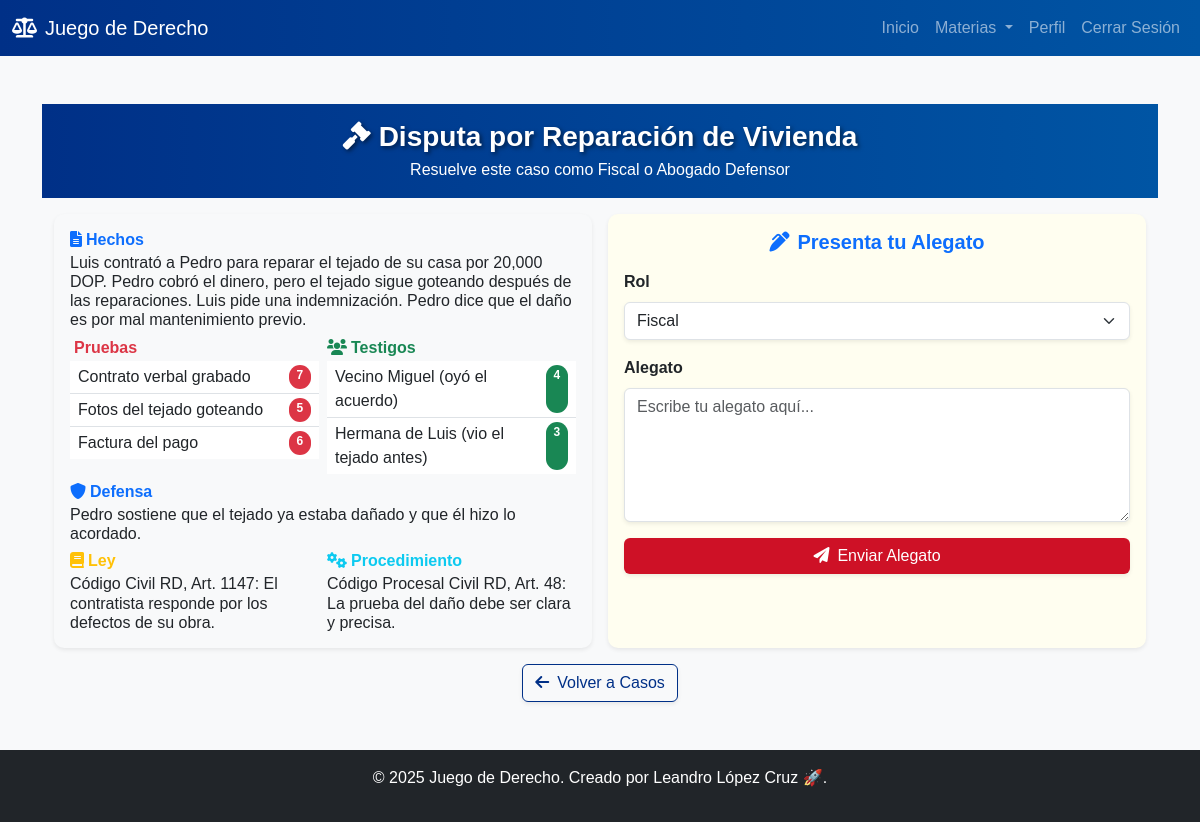
The page /caso/casos_civil/2 (signed in) on the database its author committed.
### tables this page shows
CREATE TABLE casos_civil (
            id INTEGER PRIMARY KEY,
            titulo TEXT,
            hechos TEXT,
            pruebas TEXT,
            testigos TEXT,
            defensa TEXT,
            ley TEXT,
            procedimiento TEXT,
            condiciones_ganadoras TEXT
        , dificultad INTEGER DEFAULT 0);

### derecho2.py (the view)
    def wrap(*args, **kwargs):
        if 'user_id' not in session:
            flash("Por favor, inicia sesión primero.")
            return redirect(url_for('login'))
        return f(*args, **kwargs)

### derecho2.py (called while the page is built)
def login_required(f):
    def wrap(*args, **kwargs):
        if 'user_id' not in session:
            flash("Por favor, inicia sesión primero.")
            return redirect(url_for('login'))
        return f(*args, **kwargs)
    wrap.__name__ = f.__name__
    return wrap

### templates/casos.html (shortened to what this page needs)
{% extends "base.html" %}
{% block content %}
<header class="py-3 text-white text-center" style="background: linear-gradient(90deg, #003087, #0055a4);">
    <div class="container">
        <h1 class="fw-bold fs-3 mb-1" style="text-shadow: 2px 2px 4px rgba(0,0,0,0.5);">
            <i class="fas fa-gavel me-2"></i>{{ caso.titulo }}
        </h1>
        <p class="fs-6 mb-0">Resuelve este caso como Fiscal o Abogado Defensor</p>
    </div>
</header>
<div class="container my-3">
    <div class="row g-3">
        <div class="col-md-6">
            <div class="card shadow-sm border-0 h-100" style="background: #f8f9fa;">
                <div class="card-body p-3">
                    <div class="row g-2">
                        <div class="col-12">
                            <h5 class="text-primary fw-bold mb-1 fs-6">
                                <i class="fas fa-file-alt me-1"></i>Hechos
                            </h5>
                            <p class="text-dark mb-0 fs-6" style="line-height: 1.2;">{{ caso.hechos }}</p>
                        </div>
                        <div class="col-6">
                            <h5 class="text-danger fw-bold mb-1 fs-6">
                                Pruebas
                            </h5>
                            <ul class="list-group list-group-flush fs-6">
                                {% for prueba, peso in caso.pruebas.items() %}
                                <li class="list-group-item p-1 d-flex justify-content-between">
                                    <span>{{ prueba }}</span>
                                    <span class="badge bg-danger rounded-pill">{{ peso }}</span>
                                </li>
                                {% endfor %}
                            </ul>
                        </div>
                        <div class="col-6">
                            <h5 class="text-success fw-bold mb-1 fs-6">
                                <i class="fas fa-users me-1"></i>Testigos
                            </h5>
                            <ul class="list-group list-group-flush fs-6">
                                {% for testigo, peso in caso.testigos.items() %}
                                <li class="list-group-item p-1 d-flex justify-content-between">
                                    <span>{{ testigo }}</span>
                                    <span class="badge bg-success rounded-pill">{{ peso }}</span>
                                </li>
                                {% endfor %}
                            </ul>
                        </div>
                        <div class="col-12">
                            <h5 class="text-primary fw-bold mb-1 fs-6">
                                <i class="fas fa-shield-alt me-1"></i>Defensa
                            </h5>
                            <p class="text-dark mb-0 fs-6" style="line-height: 1.2;">{{ caso.defensa }}</p>
                        </div>
                        <div class="col-6">
                            <h5 class="text-warning fw-bold mb-1 fs-6">
                                <i class="fas fa-book me-1"></i>Ley
                            </h5>
                            <p class="text-dark mb-0 fs-6" style="line-height: 1.2;">{{ caso.ley }}</p>
                        </div>
                        <div class="col-6">
                            <h5 class="text-info fw-bold mb-1 fs-6">
                                <i class="fas fa-cogs me-1"></i>Procedimiento
                            </h5>
                            <p class="text-dark mb-0 fs-6" style="line-height: 1.2;">{{ caso.procedimiento }}</p>
                        </div>
                    </div>
                </div>
            </div>
        </div>
        <div class="col-md-6">
            <div class="card shadow-sm border-0 h-100">
                <div class="card-body p-3">
                    {% if resultado %}
                    <div class="alert alert-info h-100 d-flex flex-column justify-content-center p-3" role="alert">
                        <h4 class="alert-heading fw-bold text-info fs-5 mb-2">
                            <i class="fas fa-check-circle me-2"></i>Resultado
                        </h4>
                        <p class="fs-6 mb-0" style="white-space: pre-wrap;">{{ resultado | safe }}</p>
                    </div>
                    {% else %}
                    <h3 class="text-center fw-bold mb-3 text-primary fs-5">
                        <i class="fas fa-pen-alt me-2"></i>Presenta tu Alegato
                    </h3>
                    <form method="POST">
                        <div class="mb-3">
                            <label for="rol" class="form-label fw-bold text-dark fs-6">Rol</label>
                            <select name="rol" id="rol" class="form-select shadow-sm" required>
                                <option value="Fiscal">Fiscal</option>
                            </select>
                        </div>
                        <div class="mb-3">
                            <label for="argumento" class="form-label fw-bold text-dark fs-6">Alegato</label>
                            <textarea name="argumento" id="argumento" class="form-control shadow-sm" rows="5" required placeholder="Escribe tu alegato aquí..."></textarea>
                        </div>
                        <button type="submit" class="btn btn-primary w-100 shadow-sm" style="background: #CE1126; border: none; transition: background 0.3s;">
                            <i class="fas fa-paper-plane me-2"></i>Enviar Alegato
                        </button>
                    </form>
                    {% endif %}
                </div>
            </div>
        </div>
    </div>
    <div class="text-center mt-3">
        <a href="{{ url_for(endpoint) }}" class="btn btn-outline-secondary shadow-sm" style="border-color: #003087; color: #003087; transition: all 0.3s;">
            <i class="fas fa-arrow-left me-2"></i>Volver a Casos
        </a>
    </div>
</div>
{% endblock %}

### static/style.css (style rules this page uses)
body { font-family: 'Arial', sans-serif; background: url('https://www.transparenttextures.com/patterns/paper-fibers.png') repeat; background-color: #f8f9fa; }
.card { box-shadow: 0 4px 8px rgba(0,0,0,0.1); border-radius: 10px; transition: transform 0.3s; border: 1px solid #d3c8a0; background-color: #fffef0; }
.btn-primary { transition: all 0.3s; background-color: #003087; border-color: #003087; }

### templates/casos.html (style rules this page uses)
.card-body { padding: 1rem !important; }
.list-group-item { padding: 0.25rem 0.5rem !important; }

### rows shown on the page
casos_civil: titulo "Disputa por Reparación de Vivienda", hechos "Luis contrató a Pedro para reparar el tejado de su casa por 20,000 DOP. Pedro cobró el dinero, pero el tejado sigue goteando después de las reparaciones. Luis pide una indemnización. Pedro dice que el daño es por mal mantenimiento previo.", defensa "Pedro sostiene que el tejado ya estaba dañado y que él hizo lo acordado.", ley "Código Civil RD, Art. 1147: El contratista responde por los defectos de su obra.", procedimiento "Código Procesal Civil RD, Art. 48: La prueba del daño debe ser clara y precisa."

### other values the page prints
{{ prueba }} "Contrato verbal grabado" "Fotos del tejado goteando" "Factura del pago"
{{ peso }} "7" "5" "6"
{{ testigo }} "Vecino Miguel (oyó el acuerdo)" "Hermana de Luis (vio el tejado antes)"
{{ peso }} "4" "3"
